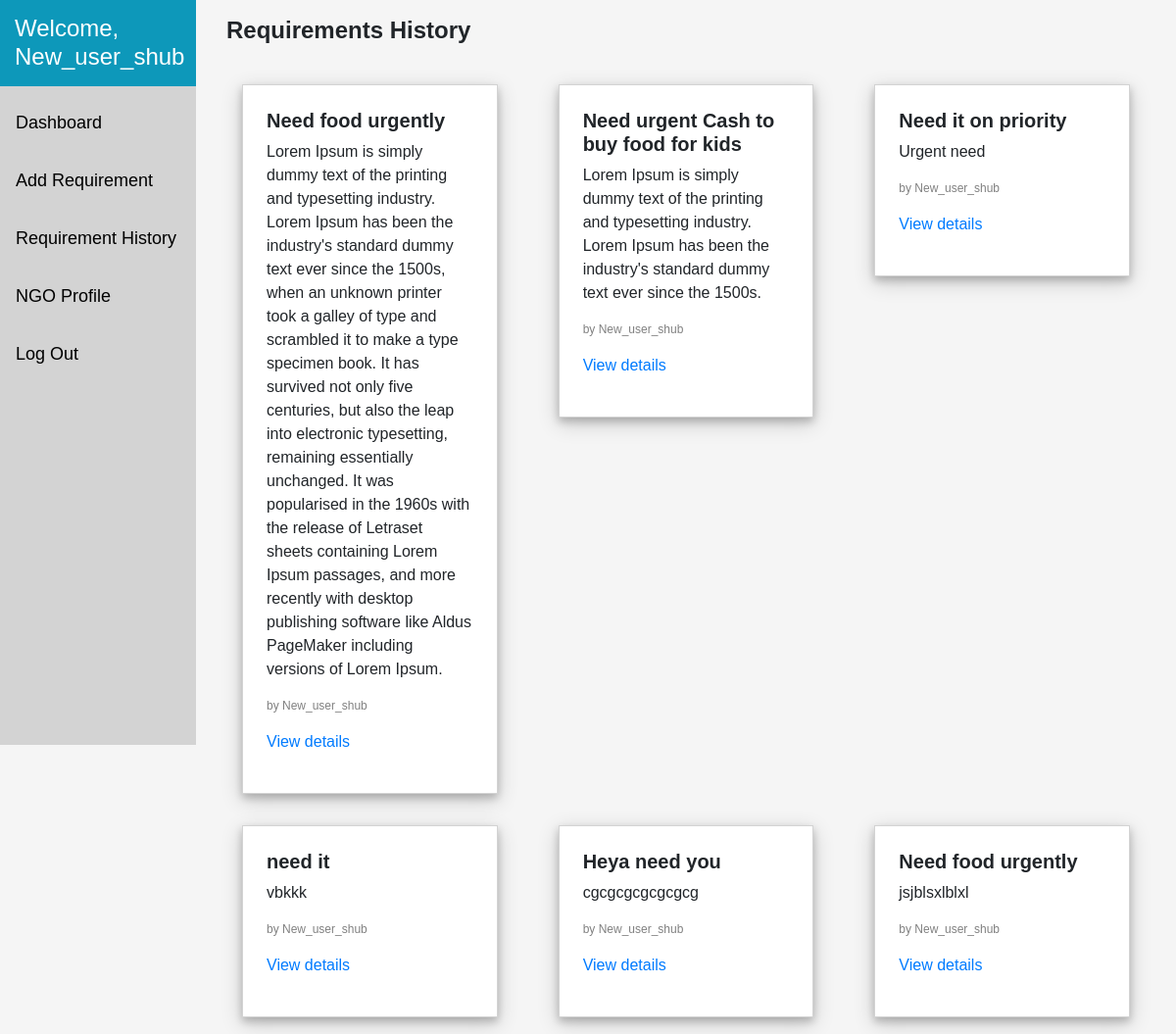
The page /ngo-dashboard/ (signed in) on the database its author committed.
### ngo_requirements/models.py (models this page shows)
class Requirement(models.Model):
    requirement_heading=models.CharField(max_length=300,default='')
    requirement_content=models.TextField()
    ngo = models.ForeignKey(Ngo, on_delete=models.CASCADE, default='')
    category = models.ForeignKey(Help_category,on_delete=models.CASCADE, default='')
    quantity=models.IntegerField(max_length=999999,null=True)
    amount=models.IntegerField(max_length=999999,null=True)
    requirement_fulfilled=models.IntegerField(max_length=255,default=0)
    fulfilled_by=models.ManyToManyField(Donor,related_name='fulfillers')
    date_posted =models.DateTimeField(default=timezone.now)
    class Meta:
        ordering=['-date_posted']

class Ngo(models.Model):
    user = models.OneToOneField(User,on_delete=models.CASCADE,default='')
    def __str__(self):
        return f"{self.user.username}"

### ngo_requirements/decorators.py (the view)
    def wrapper_func(request, *args, **kwargs):
        group = Group.objects.get(user = request.user)
        if group.name == 'ngo':
            return view_func(request, *args, **kwargs)
        else:
            return HttpResponse('You are not authorized to view this page.')

### ngo_requirements/views.py (called while the page is built)
@login_required
@ngo_required
def ngoDashboard(request):
    ngo=Ngo.objects.get(user=request.user)
    requirements=Requirement.objects.filter(ngo=ngo)
    context={
        'requirements':requirements,
    }
    return render(request,'ngo_requirements/ngo_dashboard.html',context)

### ngo_requirements/templates/ngo_requirements/ngo_dashboard.html (shortened to what this page needs)
{% extends 'ngo_requirements/base.html' %}
{% load crispy_forms_tags %}
{% load static %}
{% block content %}
{% include 'ngo_requirements/ngo_sidebar.html' %}
      <div class="content ">
     <div class="container">
      <h4 class="pb-3 pt-3 title">Requirements History</h4>
      {% if requirements %}
      <div class="row">
      {% for r in requirements %}
                  <div class="col-12 col-sm-6 col-md-4">
                      <div class="m-3 p-4 requirement-container">
                          <h5><b>{{r.requirement_heading}}</b></h5>
                          <p>{{r.requirement_content}}</p>
                          <div class="row"><div class="col-12"><p class='by'>by {{r.ngo}}</p></div></div>
                          <div class="row"><div class="col-12"><a href="/ngo-requirement-view/{{r.id}}/" ><p>View details</p></a></div></div>
                      </div>
                  </div>
      {% endfor %}
      </div>
      {% else %}
      <h1>No requirements</h1>
      {% endif %}
  </div>
              </div >
{% endblock content %}

### ngo_requirements/templates/ngo_requirements/ngo_sidebar.html (shortened to what this page needs)
<div class="" style="">
  <div class="sidebar">
      <h4 >Welcome, {{user.username}}</h4>
      <a  href={% url 'ngoDashboard' %} class='{{studentdashboard_active}}'>Dashboard</a>
      <a href={% url 'addRequirement' %} class='{{addcomplain_active}}'>Add Requirement</a>
      <a href= class='{{scomplains_active}}'>Requirement History</a>
      <a href='' class='{{sprofile_active}}'>NGO Profile</a>
      <a href='myModal69' data-toggle="modal" data-target="#myModal69">Log Out</a>
    </div>
</div>

### ngo_requirements/templates/ngo_requirements/base.html (style rules this page uses)
body { background-color: white; font-family: Arial, Helvetica, sans-serif; height: 100%; }
html { font-size: 1rem; }

### ngo_requirements/templates/ngo_requirements/ngo_dashboard.html (style rules this page uses)
.requirement-container { border: 1px solid lightgrey ; background-color: white; box-shadow: 0 4px 8px 0 rgba(0, 0, 0, 0.2), 0 6px 20px 0 rgba(0, 0, 0, 0.19); }
body { background-color: whitesmoke; }
.by { font-size: 12px; color: gray; }
.title { font-weight: bold; }

### ngo_requirements/templates/ngo_requirements/ngo_sidebar.html (style rules this page uses)
.sidebar { margin: 0; padding: 0; width: 200px; background-color:lightgray; position: fixed; height: 760px; overflow: auto; }
.sidebar a { display: block; color: black; padding: 16px; text-decoration: none; font-size: 18px; }
.sidebar h4 { display: block; color: white; padding: 15px; background-color: #0D98BA; }
div.content { margin-left: 200px; padding: 1px 16px; }

### rows shown on the page
Requirement: requirement_heading "Need food urgently", requirement_content "Lorem Ipsum is simply dummy text of the printing and typesetting industry. Lorem Ipsum has been the industry's standard dummy text ever since the 1500s, when an unknown printer took a galley of type and scrambled it to make a type specimen book. It has survived not only five centuries, but also the leap into electronic typesetting, remaining essentially unchanged. It was popularised in the 1960s with the release of Letraset sheets containing Lorem Ipsum passages, and more recently with desktop publishing software like Aldus PageMaker including versions of Lorem Ipsum.", ngo "New_user_shub"
Requirement: requirement_heading "Need urgent Cash to buy food for kids", requirement_content "Lorem Ipsum is simply dummy text of the printing and typesetting industry. Lorem Ipsum has been the industry's standard dummy text ever since the 1500s.", ngo "New_user_shub"
Requirement: requirement_heading "Need it on priority", requirement_content "Urgent need", ngo "New_user_shub"
Requirement: requirement_heading "need it", requirement_content "vbkkk", ngo "New_user_shub"
Requirement: requirement_heading "Heya need you", requirement_content "cgcgcgcgcgcgcg", ngo "New_user_shub"
Requirement: requirement_heading "Need food urgently", requirement_content "jsjblsxlblxl", ngo "New_user_shub"

### other values the page prints
{{ user.username }} "New_user_shub"
